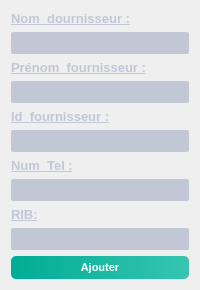
        <widget class="QWidget" name="tab_3">
         <attribute name="title">
          <string>ajouter un fournisseur</string>
         </attribute>
         <layout class="QVBoxLayout" name="verticalLayout_4">
          <item>
           <widget class="QLabel" name="label_2">
            <property name="font">
             <font>
              <pointsize>-1</pointsize>
              <weight>75</weight>
              <bold>true</bold>
              <underline>true</underline>
             </font>
            </property>
            <property name="styleSheet">
             <string notr="true">QLabel
{
	background-color: transparent;
	color: #c2c7d5;
	font-size: 13px;

}</string>
            </property>
            <property name="text">
             <string>Nom_dournisseur :</string>
            </property>
           </widget>
          </item>
          <item>
           <widget class="QLineEdit" name="nom_fournisseur_2">
            <property name="styleSheet">
             <string notr="true">background-color: #c2c7d5;
	color: #000;
	font-weight: bold;
	border: none;
	border-radius: 2px;
	padding: 3px;</string>
            </property>
           </widget>
          </item>
          <item>
           <widget class="QLabel" name="label_3">
            <property name="font">
             <font>
              <pointsize>-1</pointsize>
              <weight>75</weight>
              <bold>true</bold>
              <underline>true</underline>
             </font>
            </property>
            <property name="styleSheet">
             <string notr="true">QLabel
{
	background-color: transparent;
	color: #c2c7d5;
	font-size: 13px;

}</string>
            </property>
            <property name="text">
             <string>Prénom_fournisseur :</string>
            </property>
           </widget>
          </item>
          <item>
           <widget class="QLineEdit" name="prenom_fournisseur">
            <property name="styleSheet">
             <string notr="true">background-color: #c2c7d5;
	color: #000;
	font-weight: bold;
	border: none;
	border-radius: 2px;
	padding: 3px;</string>
            </property>
           </widget>
          </item>
          <item>
           <widget class="QLabel" name="label_4">
            <property name="font">
             <font>
              <pointsize>-1</pointsize>
              <weight>75</weight>
              <bold>true</bold>
              <underline>true</underline>
             </font>
            </property>
            <property name="styleSheet">
             <string notr="true">QLabel
{
	background-color: transparent;
	color: #c2c7d5;
	font-size: 13px;

}</string>
            </property>
            <property name="text">
             <string>Id_fournisseur :</string>
            </property>
           </widget>
          </item>
          <item>
           <widget class="QLineEdit" name="id">
            <property name="styleSheet">
             <string notr="true">background-color: #c2c7d5;
	color: #000;
	font-weight: bold;
	border: none;
	border-radius: 2px;
	padding: 3px;</string>
            </property>
           </widget>
          </item>
          <item>
           <widget class="QLabel" name="label_17">
            <property name="font">
             <font>
              <pointsize>-1</pointsize>
              <weight>75</weight>
              <bold>true</bold>
              <underline>true</underline>
             </font>
            </property>
            <property name="styleSheet">
             <string notr="true">QLabel
{
	background-color: transparent;
	color: #c2c7d5;
	font-size: 13px;

}</string>
            </property>
            <property name="text">
             <string>Num_Tel :</string>
            </property>
           </widget>
          </item>
          <item>
           <widget class="QLineEdit" name="Num_fournisseur">
            <property name="styleSheet">
             <string notr="true">background-color: #c2c7d5;
	color: #000;
	font-weight: bold;
	border: none;
	border-radius: 2px;
	padding: 3px;</string>
            </property>
           </widget>
          </item>
          <item>
           <widget class="QLabel" name="label_18">
            <property name="font">
             <font>
              <pointsize>-1</pointsize>
              <weight>75</weight>
              <bold>true</bold>
              <underline>true</underline>
             </font>
            </property>
            <property name="styleSheet">
             <string notr="true">QLabel
{
	background-color: transparent;
	color: #c2c7d5;
	font-size: 13px;

}</string>
            </property>
            <property name="text">
             <string>RIB:</string>
            </property>
           </widget>
          </item>
          <item>
           <widget class="QLineEdit" name="RIB_fournisseur">
            <property name="styleSheet">
             <string notr="true">background-color: #c2c7d5;
	color: #000;
	font-weight: bold;
	border: none;
	border-radius: 2px;
	padding: 3px;</string>
            </property>
           </widget>
          </item>
          <item>
           <widget class="QPushButton" name="pushButton_2">
            <property name="styleSheet">
             <string notr="true">QPushButton
{
	background-color: qlineargradient(spread:pad, x1:0, y1:0.511, x2:1, y2:0.511, stop:0 rgba(0, 172, 149, 255),stop:0.995192 rgba(54, 197, 177, 255));
	color: #fff;
	font-size: 11px;
	font-weight: bold;
	border: none;
	border-radius: 5px;
	padding: 5px;

}


QPushButton::hover
{
	background-color: qlineargradient(spread:pad, x1:0, y1:0.511, x2:1, y2:0.511, stop:0 rgba(0, 207, 179, 255),stop:1 rgba(70, 255, 230, 255));

}</string>
            </property>
            <property name="text">
             <string>Ajouter</string>
            </property>
           </widget>
          </item>
         </layout>
        </widget>
